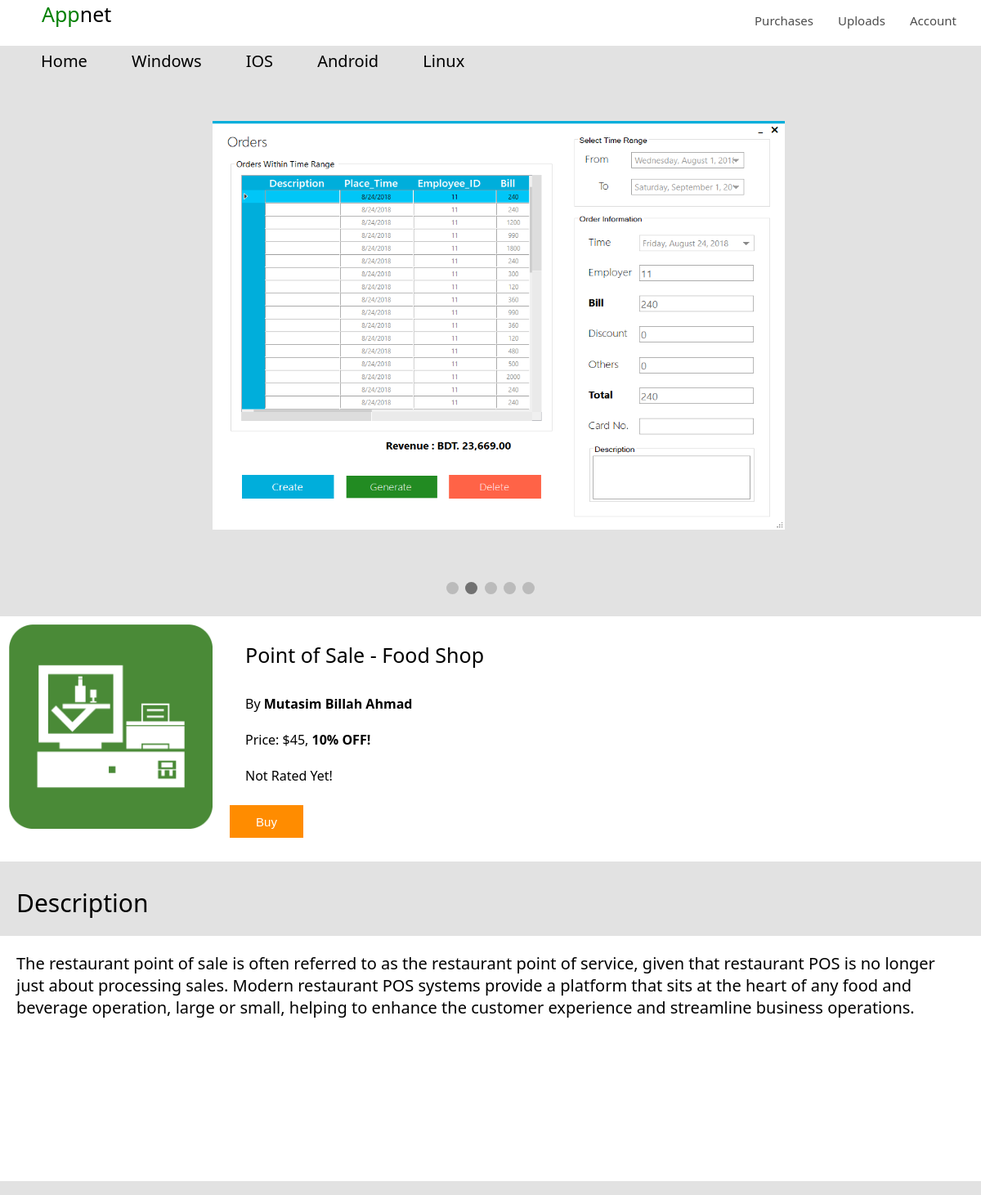
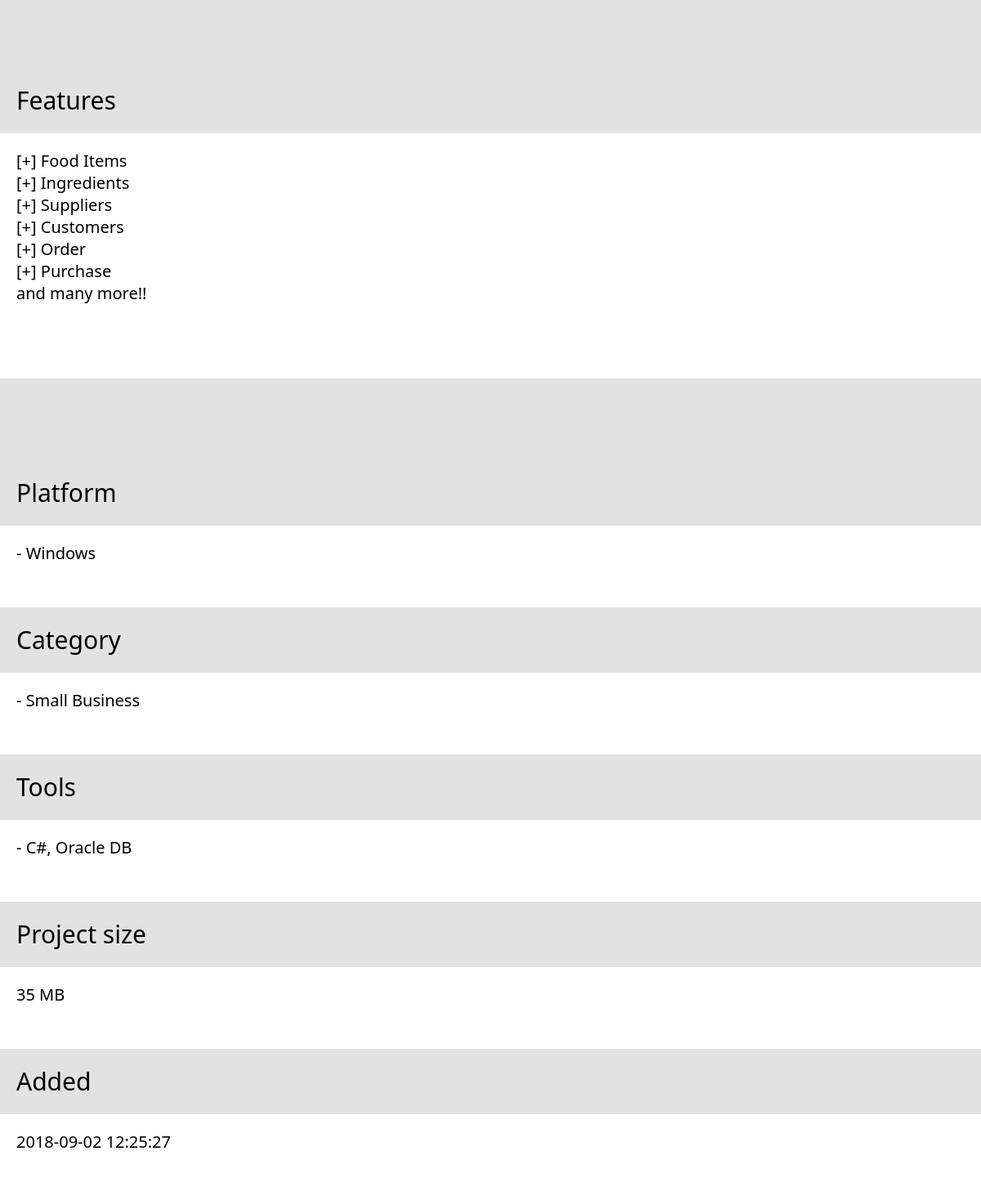
/src/user/project.php?project=5b8bd6b7df9af, run on the app's committed database (2 pictures, top to bottom).
### tables this page shows
CREATE TABLE `snapshot` (
  `snap_id` int(11) NOT NULL,
  `file_name` text NOT NULL,
  `project_id` varchar(20) NOT NULL
);

CREATE TABLE `project` (
  `project_id` varchar(20) NOT NULL,
  `title` varchar(30) NOT NULL,
  `price` double NOT NULL DEFAULT '0',
  `description` text NOT NULL,
  `features` text NOT NULL,
  `tools` text NOT NULL,
  `icon` text NOT NULL,
  `size` text,
  `link` varchar(100) NOT NULL,
  `up_vote` int(11) NOT NULL DEFAULT '0',
  `down_vote` int(11) NOT NULL DEFAULT '0',
  `change_log` text,
  `discount` double NOT NULL DEFAULT '0',
  `time_added` timestamp NOT NULL DEFAULT CURRENT_TIMESTAMP,
  `platform` varchar(15) NOT NULL,
  `category` varchar(15) NOT NULL,
  `user_id` int(11) NOT NULL
);

CREATE TABLE `user` (
  `user_id` int(11) NOT NULL,
  `f_name` varchar(15) DEFAULT NULL,
  `l_name` varchar(15) NOT NULL,
  `dob` date NOT NULL,
  `phone` varchar(15) NOT NULL,
  `email` varchar(25) NOT NULL,
  `country` varchar(15) NOT NULL,
  `city` varchar(15) NOT NULL,
  `state` varchar(15) DEFAULT NULL,
  `p_code` int(11) NOT NULL,
  `address` varchar(50) DEFAULT NULL,
  `balance` double NOT NULL DEFAULT '0',
  `added_time` timestamp NOT NULL DEFAULT CURRENT_TIMESTAMP,
  `password` varchar(25) NOT NULL
);

### database/fetch_data.php (called while the page is built, shortened)
<?php
function fetch_data($query)
{
    $response = null;
    $connection = get_db_connection();
    $table = @mysqli_query($connection, $query);
    if ($table)
    {
        $response = $table;
    }
    else
    {
        echo 'Unable to execute the following query: ', '<b>$query</b>', '\n';
        echo mysqli_error($connection);
    }
    return $response;
}
function fetch_snapshot($project_id)
{
    $query = "SELECT SNAP_ID, FILE_NAME FROM SNAPSHOT WHERE PROJECT_ID = '$project_id'";
    return ($table = fetch_data($query));
}
function fetch_project($project_id)
{
    $query = "SELECT TITLE, PRICE, DESCRIPTION, FEATURES, TOOLS, ICON, SIZE, LINK, DISCOUNT, PLATFORM, CATEGORY, UP_VOTE, DOWN_VOTE, TIME_ADDED, p.USER_ID, F_NAME, L_NAME FROM PROJECT p, USER u WHERE PROJECT_ID = '$project_id' AND p.USER_ID = u.USER_ID";
    $table = fetch_data($query);
    return ($row = mysqli_fetch_array($table));
}
?>

### src/user/project.php (the view, shortened to what this page needs)
<?php
	include_once '../../database/fetch_data.php';
 ?>
<!DOCTYPE html>
<html>
<head>
	<link rel="stylesheet" type="text/css" href="../../css/ProjectPageStyle.css">
</head>
<body>
	<div class="header" style="text-transform: capitalize;">
		<span style="padding: 30px"> <span style="color: green;">app</span>net</span>
		<ul>
			<li><a href="userPanelPersonalInfo.php">Account</a></li>
			<li><a href="userPanelProjects.php">Uploads</a></li>
			<li><a href="userPurchasedProjects.php">Purchases</a></li>
		</ul>
	</div>
	<div class="section1">
		<div class="categories">
			<a href="../front/home.php">Home</a>
			<a href="../front/Windows.php">Windows</a>
			<a href="../front/IOS.php">IOS</a>
			<a href="../front/Android.php">Android</a>
			<a href="../front/Linux.php">Linux</a>
		</div>
	</div>
	<div class="slideshow-container">
		<?php
			include_once '../../database/fetch_data.php';
			$project_id = $_GET['project'];
			$table = fetch_snapshot($project_id);
			while ($row = mysqli_fetch_array($table)) {
				$snap = $row['FILE_NAME'];
				echo "
					<div class='mySlides fade'>
						<img src='../../images/screenshots/$project_id/$snap' style='width:700px;height:500px;'>
					</div>
				";
			}
		 ?>
	</div>
	<br/>
	<div style="text-align:center">
	  <span class="dot"></span>
	  <span class="dot"></span>
	  <span class="dot"></span>
	  <span class="dot"></span>
	  <span class="dot"></span>
	</div><br/>
	<div class="projectInfo">
		<?php
			include_once '../../database/fetch_data.php';
			$project_id = $_GET['project'];
			$row = fetch_project($project_id);
			$price = $row['PRICE'];
			$discount = $row['DISCOUNT'];
			$title = $row['TITLE'];
			$desc = $row['DESCRIPTION'];
			$features = $row['FEATURES'];
			$tools = $row['TOOLS'];
			$icon = $row['ICON'];
			$size = $row['SIZE'];
			$platform = $row['PLATFORM'];
			$category = $row['CATEGORY'];
			$up_vote = $row['UP_VOTE'];
			$down_vote = $row['DOWN_VOTE'];
			$total_vote = ($up_vote + $down_vote) == 0 ? 1 : ($up_vote + $down_vote);
			$rating = (int)(($up_vote / $total_vote) * 100);
			$date_time = $row['TIME_ADDED'];
			$owner_name = $row['F_NAME'] . ' ' . $row['L_NAME'];
			echo "
				<img src=\"../../images/icons/$icon\" style=\"width: 250px;height: 250px;\">
				<label class=\"projectHeader\">$title</label><br/>
				<label style=\"padding-top: 10px;\">By <b>$owner_name</b></label><br/>
				<label class=\"projectInfoTxt\">Price: $$price, " . ($discount != 0 ? "<b>$discount% OFF!</b>" : "No offer available.") . "</label><br>
				<label class=\"projectInfoTxt\">" . ($rating == 0 ? " Not Rated Yet!" : " Rating: $rating%") . "</label>
				<a href=\"buyProject.php?project=$project_id\"><button class=\"firstbtn\">Buy</button></a>
			</div>
			<div class=\"projectDescription\">
				<div class=\"info\">
					<label class=\"heading\">Description</label><br/>
					<p style=\"font-size: 20px; width: 100%;background: white;\">
						$desc
					</p>
				</div>
				<div class=\"info\">
					<label class=\"heading\">Features</label><br/>
					<p style=\"font-size: 20px; width: 100%;background: white;\">
						$features
					</p>
				</div>
				<div class=\"info\" style=\"height: 150px;\">
					<label class=\"heading\">Platform</label><br/>
					<p style=\"font-size: 20px;height: 100px; width: 100%;background: white;\">
						- $platform
					</p>
				</div>
				<div class=\"info\" style=\"height: 150px;\">
					<label class=\"heading\">Category</label><br/>
					<p style=\"font-size: 20px;height: 100px; width: 100%;background: white;\">
						- $category
					</p>
				</div>
				<div class=\"info\" style=\"height: 150px;\">
					<label class=\"heading\">Tools</label><br/>
					<p style=\"font-size: 20px;height: 100px; width: 100%;background: white;\">
						- $tools
					</p>
				</div>
				<div class=\"info\" style=\"height: 150px;\">
					<label class=\"heading\">Project size</label><br/>
					<p style=\"font-size: 20px;height: 100px; width: 100%;background: white;\">
						$size
					</p>
				</div>
				<div class=\"info\" style=\"height: 150px;\">
					<label class=\"heading\">Added</label><br/>
					<p style=\"font-size: 20px;height: 100px; width: 100%;background: white;\">
						$date_time
					</p>
				</div>
			";
		 ?>
	</div>
</body>
</html>

### css/ProjectPageStyle.css (style rules this page uses)
* { box-sizing: border-box; }
body { margin: 0; padding: 0; background: #e2e2e2; font-family: "Segoe UI"; }
.header { width: 100%; font-size: 25px; height: 7vh; background: white; }
.header span { margin-left: 10.5px; }
.header ul { font-size: 15px; float: right; list-style: none; margin-right: 30px; }
.header ul li { list-style: none; float: right; padding-left: 30px; }
.header ul li a { text-decoration: none; color: black; opacity: 0.7; font-weight: 500; }
.section1 .categories { padding-top: 5px; }
.section1 .categories a { text-decoration: none; color: black; font-family: "Segoe UI"; padding-left: 50px; font-size: 20px; padding-bottom: 10px; }
.mySlides { display: none; }
img { margin-top: 50px; vertical-align: middle; margin-left: 150px; }
.slideshow-container { padding:10px; max-width: 1000px; position: relative; margin: auto; height: 600px; }
.dot { height: 15px; width: 15px; margin: 0 2px; background-color: #bbb; border-radius: 50%; display: inline-block; transition: background-color 0.6s ease; }
.active { background-color: #717171; }
.fade { -webkit-animation-name: fade; -webkit-animation-duration: 1.5s; animation-name: fade; animation-duration: 1.5s; }
.projectInfo { width: 100%; height: 300px; background: white; }
.projectInfo label { display: block; font-family: "Segoe UI"; margin-left: 300px; }
.projectInfo .projectHeader { font-size: 25px; padding-top: 30px; }
.projectInfo img { float: left; margin-left: 10px; margin-top: 10px; }
.projectInfo button { margin-top: 25px; box-shadow: none; border: none; height: 40px; width: 90px; background: darkorange; color: white; font-size: 15px; margin-left: 21px; }
.projectDescription { margin-top: 30px; width: 100%; height: 500px; }
.projectDescription .info { margin-top: 30px; width: 100%; height: 450px; }
.projectDescription .info p { width: 100%; height: 300px; padding: 20px; background: white; }
.projectDescription .info .heading { font-size: 30px; font-weight: "Segoe UI"; padding-left: 20px; }

### data on the page
snapshot: file_name (picture)
project: icon (picture), title "Point of Sale - Food Shop", user.l_name "Mutasim Billah Ahmad", price "45", discount "10", description "The restaurant point of sale is often referred to as the restaurant point of service, given that restaurant POS is no longer just about processing sales. Modern restaurant POS systems provide a platform that sits at the heart of any food and beverage operation, large or small, helping to enhance the customer experience and streamline business operations.", features "[+] Food Items [+] Ingredients [+] Suppliers [+] Customers [+] Order [+] Purchase and many more!!", platform "Windows", category "Small Business", tools "C#, Oracle DB", size "35 MB", time_added "2018-09-02 12:25:27"
